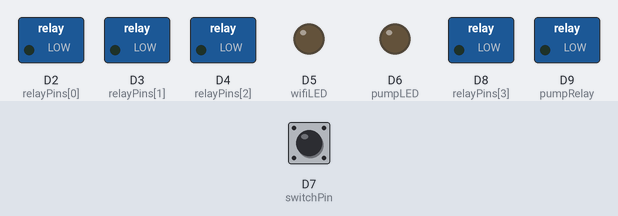
Bench run of a sketch on a simulated Arduino Uno R4 WiFi. Parts: switched loads named in the sketch (green lamp = pin HIGH), output pins drawn as LEDs (lit = HIGH). The test bench sets the inputs (shaded band); at power-on: D7 (switchPin) HIGH. WiFi joins after 1.5 s; servers stay silent unless stated.

Above: at 0.1 s.
At 2.7 s:
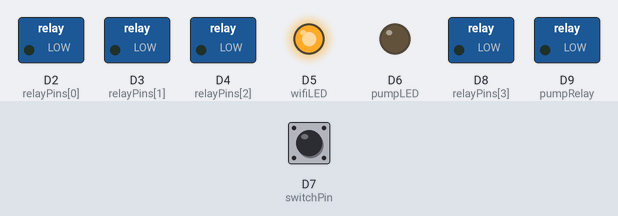
2.8 s: D7 (switchPin) pulled LOW for 0.15 s
At 3.2 s:
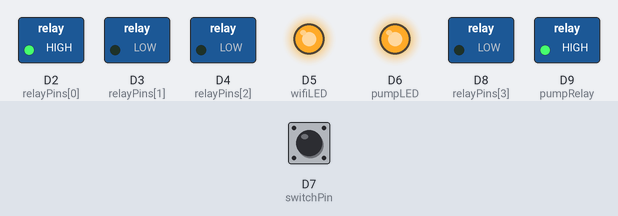
Timing chart, 0 to 5.8 s (numbered marks = the images above; inputs shaded):
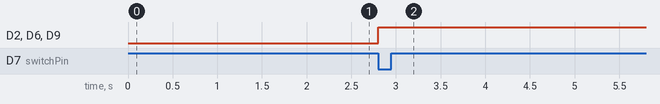

The sketch:

main_arduino.ino
```cpp
#include <WiFiS3.h>
WiFiServer server(80);
const int relayPins[4] = {2, 3, 4, 8};
const int pumpRelay = 9;
const int pumpLED = 6;
const int wifiLED = 5;
const int switchPin = 7;

void setup() {
  for (int i = 0; i < 4; i++) pinMode(relayPins[i], OUTPUT);
  pinMode(pumpRelay, OUTPUT);
  pinMode(pumpLED, OUTPUT);
  pinMode(wifiLED, OUTPUT);
  pinMode(switchPin, INPUT_PULLUP);
  WiFi.begin("YOUR_SSID", "YOUR_PASS");
  while (WiFi.status() != WL_CONNECTED) delay(500);
  digitalWrite(wifiLED, HIGH);
  server.begin();
}

void loop() {
  if (digitalRead(switchPin) == LOW) manualIrrigate();
  WiFiClient client = server.available();
  if (client) {
    String req = client.readStringUntil('\r');
    client.flush();
    if (req.indexOf("/manualon") != -1) manualIrrigate();
    else if (req.indexOf("/status") != -1) {
      client.println("HTTP/1.1 200 OK");
      client.println("Content-Type: application/json\n");
      client.println("{\"s1\":3200,\"s2\":3100,\"s3\":2900,\"s4\":3000,\"pump\":false,\"wifi\":true}");
    }
    else {
      client.println("HTTP/1.1 200 OK");
      client.println("Content-Type: text/html\n");
      client.println("Smart Orchard");
    }
    client.stop();
  }
}

void manualIrrigate() {
  for (int i = 0; i < 4; i++) {
    digitalWrite(pumpRelay, HIGH);
    digitalWrite(pumpLED, HIGH);
    digitalWrite(relayPins[i], HIGH);
    delay(120000);
    digitalWrite(relayPins[i], LOW);
    digitalWrite(pumpRelay, LOW);
    digitalWrite(pumpLED, LOW);
  }
}
```

Measured:
- after the input at 2.8 s, D2 (relayPins[0]), D6 (pumpLED), D9 (pumpRelay): LOW → HIGH at once
